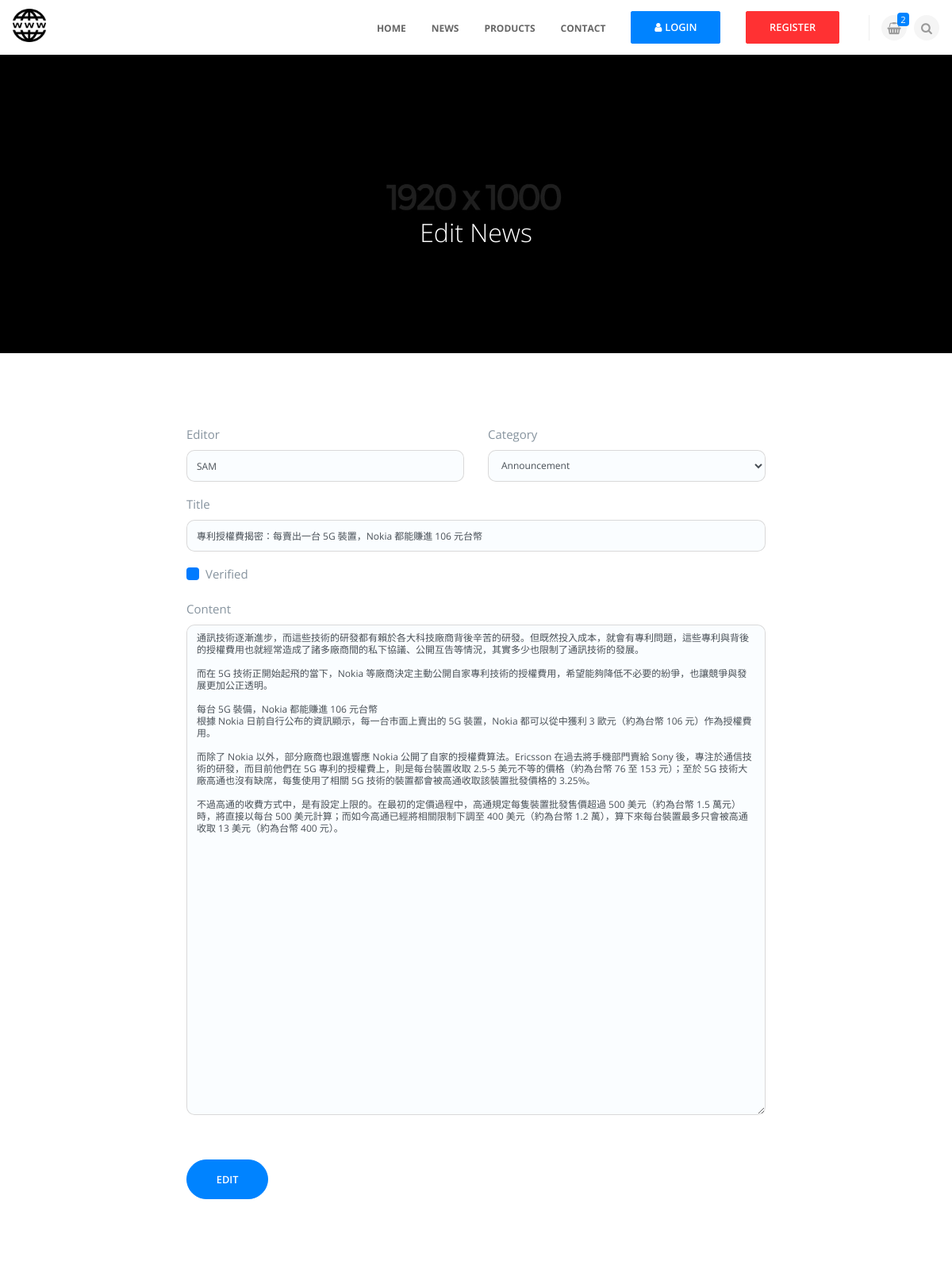
The app's page /newsedit/3/ (upper part), older data.
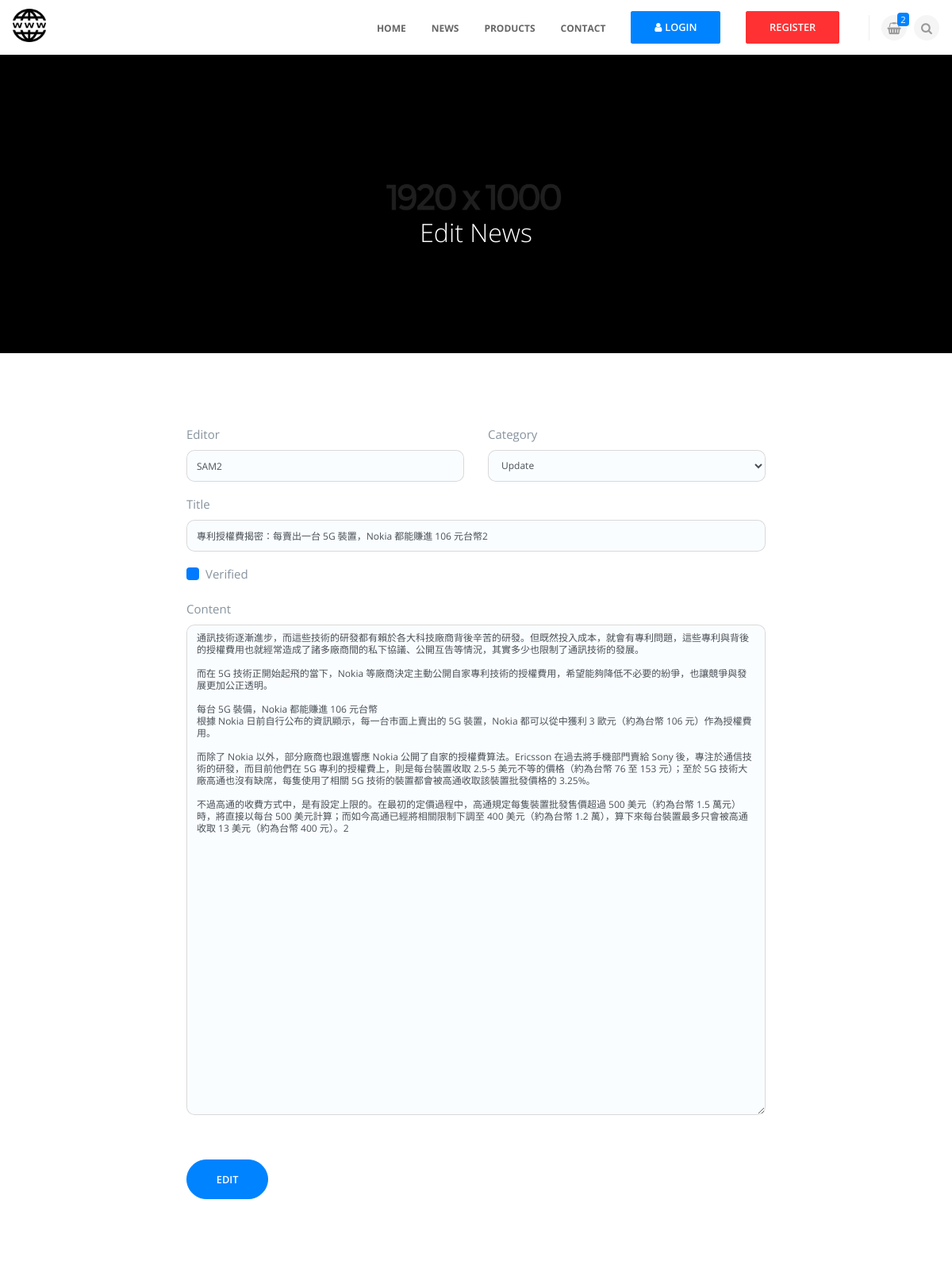
The same page, newer data.
### news/models.py (models this page shows, shortened)
class NewsUnit(models.Model):
    catego = models.CharField(max_length=10, null=False)
    nickname = models.CharField(max_length=20, null=False)
    title = models.CharField(max_length=50, null=False)
    message = models.TextField(null=False)
    pubtime = models.DateTimeField(auto_now=True)
    enabled = models.BooleanField(default=False)
    press = models.IntegerField(default=0)

### news/views.py (the view, shortened to what this page needs)
# urls.py: url(r'^newsedit/(\d+)/$', news_view.editNews),
def editNews(request, newsid=None, edittype=None):  #修改資料
	unit = news_model.NewsUnit.objects.get(id=newsid)  #讀取指定資料
	categories = ["Announcement", "Update", "Activity", "Other"]
	if edittype == None:  #進入修改頁面,顯示原有資料
		type = unit.catego
		subject = unit.title
		editor = unit.nickname
		content = unit.message
		ok = unit.enabled
	return render(request, "news/news-edit.html", locals())

### templates/news/news-edit.html (shortened to what this page needs)
{% extends 'app.html' %}
{% load staticfiles %}
{% block content %}
<div class="dzsparallaxer auto-init height-is-based-on-content "  data-options='{   direction: "reverse"}'>
        <div class="divimage dzsparallaxer--target " style="width: 101%; height: 130%; background-image: url(images/bg-3.jpg)">
        </div>
        <div class="container pt100 pb70">
            <div class="row pb50">
                <div class="col-md-8 ml-auto mr-auto wow bounceIn text-center" data-wow-delay=".2s">
                    <h3 class="h1 text-center font300  pt100 text-white">Edit News</h3>
                </div>
            </div>
        </div>
</div>
    <div class="container pt90 pb50">
        <div class="row mb40">
            <div class="col-md-8 mr-auto ml-auto">
                <form action="/newsedit/{{newsid}}/1/" id="formnews" name="formnews" method="POST">
                    <div class="row mb40">
                        <div class="col-md-6">
                            <div class="form-group">
                                <label>Editor</label>
                                <input type="text" name="news_editor" id="news_editor" class="form-control" placeholder="Name" value="{{editor}}" required>
                            </div>
                        </div>
                        <div class="col-md-6">
                            <div class="form-group">
                                <label>Category</label>
                                <select class="form-control" name="news_type" id="news_type">
                                    {% for category in categories %}
                                        {% if type == category %}
                                            <option value={{category}} selected="selected">{{category}}</option>
                                        {% else %}
                                            <option value={{category}}>{{category}}</option>
                                        {% endif %}
                                    {% endfor %}
                                </select>
                            </div>
                        </div>
                        <div class="col-md-12">
                            <div class="form-group">
                                <label>Title</label>
                                <input name="news_subject" id="news_subject" type="text" class="form-control mb10" placeholder="Title" required value="{{subject}}">
                            </div>
                        </div>
                        <div class="col-md-12 mb20">
                            <label class="custom-control custom-checkbox mb-2 mr-sm-2 mb-sm-0">
                                <span class="custom-control-indicator"></span>
                                <span class="custom-control-description">Verified</span>
                            </label>
                        </div>
                        <div class="col-md-12">
                            <div class="form-group">
                                <label>Content</label>
                                <textarea name="news_content" id="news_content" class="form-control" rows="40" required>{{content}}</textarea>
                            </div>
                        </div>
                    </div>
                    <button type="submit" class="btn btn-primary btn-rounded btn-xl">EDIT</button>
                </form>
            </div>
        </div>
    </div>
{% endblock %}

Row changes from the older to the newer data that the page shows:
changed NewsUnit: news_editor "SAM" → "SAM2"; news_type "Announcement" → "Update"; news_subject "專利授權費揭密：每賣出一台 5G 裝置，Nokia 都能賺進 106 元台幣" → "專利授權費揭密：每賣出一台 5G 裝置，Nokia 都能賺進 106 元台幣2"; news_content "…萬），算下來每台裝置最多只會被高通收取 13 美元（約為台幣 400 元）。" → "…萬），算下來每台裝置最多只會被高通收取 13 美元（約為台幣 400 元）。2"
